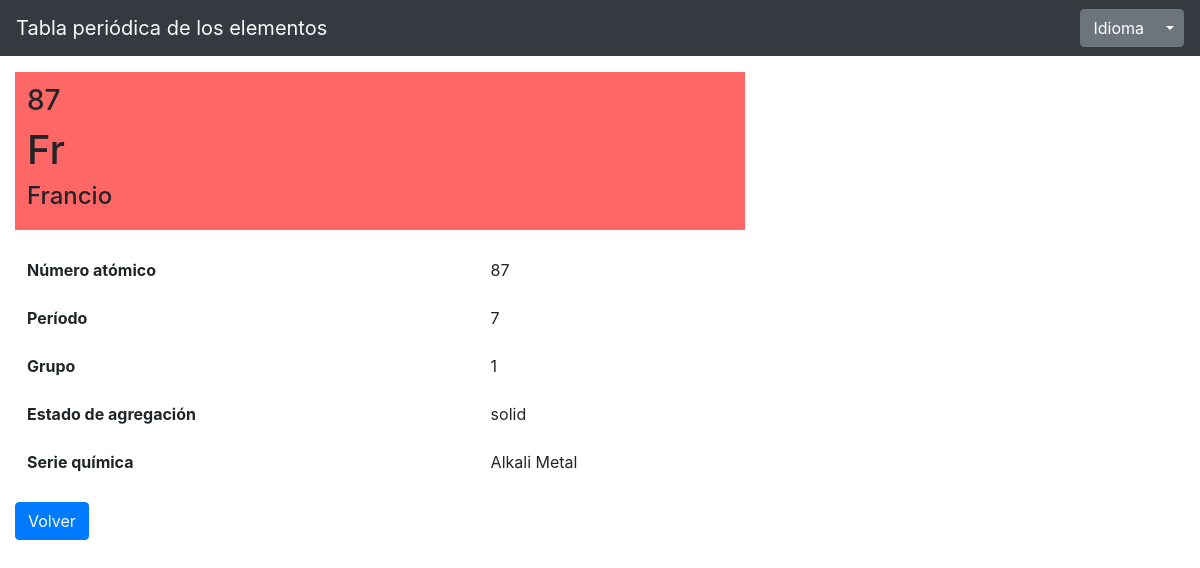
/element/87/, run on the app's committed database.
### periodictable/models.py (models this page shows)
class ChemElement(models.Model):
    atomic_number = models.IntegerField(default=0)
    name = models.CharField(max_length=200)
    symbol = models.CharField(max_length=2, unique=True)
    period = models.IntegerField(default=0)
    group = models.IntegerField(default=0)
    phase = models.CharField(max_length=100,default="")
    elem_type = models.CharField(max_length=200,default="")
    de_name = models.CharField(max_length=200,default="")
    en_name = models.CharField(max_length=200,default="")
    es_name = models.CharField(max_length=200,default="")
    fr_name = models.CharField(max_length=200,default="")
    it_name = models.CharField(max_length=200,default="")
    pt_name = models.CharField(max_length=200,default="")

### periodictable/views.py (the view)
# urls.py: path('element/<int:element_id>/', views.detail, name='detail'),
def detail(request, element_id):
    curr_lang = translation.get_language()
    element = ChemElement.objects.get(atomic_number=element_id)
    element.name = vars(element)[curr_lang+"_name"]
    context = {
        'element': element,
        'type_colors': {
            'Actinide': '#ff99cc',
            'Alkali Metal': '#ff6666',
            'Alkaline Earth Metal': '#ffdead',
            'Halogen': '#ffff99',
            'Lanthanide': '#ffbfff',
            'Metal': '#ffcc66',
            'Metalloid': '#d0a9f5',
            'Noble Gas': '#c0ffff',
            'Nonmetal': '#a0ffa0',
            'Transactinide': '#81f7be',
            'Transition Metal': '#81f7be',
        },
    }
    return render(request,'periodictable/detail.html',context)

### periodictable/templatetags/dicthash.py (called while the page is built)
@register.filter(name='hash')
def hash(h, key):
    return h[key]

### periodictable/templates/periodictable/detail.html
{% extends 'periodictable/base.html' %}
{% load dicthash %}
{% load i18n %}
{% block content %}
    <table class="table table-borderless" style="background-color: {{ type_colors|hash:element.elem_type }};">
      <tbody>
        <tr>
          <td>
            <h3>{{ element.atomic_number }}</h3>
            <h1>{{ element.symbol }}</h1>
            <h4>{{ element.name }}</h2>
          </td>
        </tr>
      </tbody>
    </table>
    <table class="table table-borderless">
      <tbody>
          <tr>
            <td><b>{% translate "label_atomic_number" %}</b></td>
            <td>{{ element.atomic_number }}</td>
          </tr>
          <tr>
            <td><b>{% translate "label_period" %}</b></td>
            <td>{{ element.period }}</td>
          </tr>
          <tr>
            <td><b>{% translate "label_group" %}</b></td>
            <td>{{ element.group }}</td>
          </tr>
          <tr>
            <td><b>{% translate "label_phase" %}</b></td>
            <td>{{ element.phase }}</td>
          </tr>
          <tr>
            <td><b>{% translate "label_type" %}</b></td>
            <td>{{ element.elem_type }}</td>
          </tr>
      </tbody>
    </table>
    <a href="{% url 'periodictable:index' %}" class="btn btn-primary">{% translate "go_back" %}</a>
{% endblock %}

### data on the page
ChemElement: atomic_number "87", symbol "Fr", name "Francio", period "7", group "1", phase "solid", elem_type "Alkali Metal"
